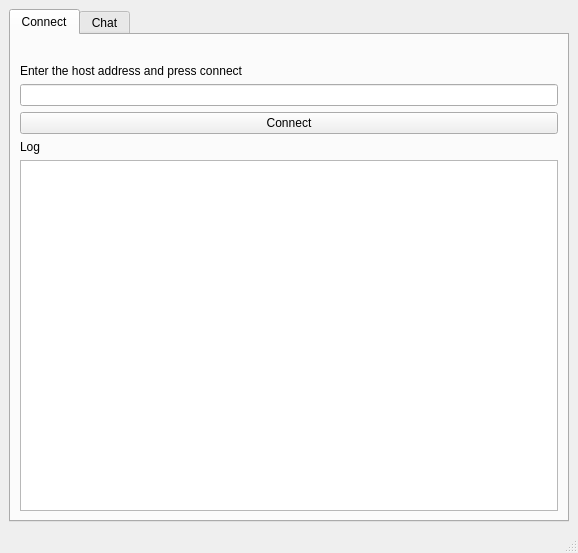
<?xml version="1.0" encoding="UTF-8"?>
<ui version="4.0">
 <class>MainWindow</class>
 <widget class="QMainWindow" name="MainWindow">
  <property name="geometry">
   <rect>
    <x>0</x>
    <y>0</y>
    <width>578</width>
    <height>553</height>
   </rect>
  </property>
  <property name="windowTitle">
   <string>Chat v0.1</string>
  </property>
  <widget class="QWidget" name="centralwidget">
   <layout class="QVBoxLayout" name="verticalLayout_3">
    <item>
     <widget class="QTabWidget" name="tabWidget">
      <property name="currentIndex">
       <number>0</number>
      </property>
      <widget class="QWidget" name="tab_connect">
       <attribute name="title">
        <string>Connect</string>
       </attribute>
       <layout class="QGridLayout" name="gridLayout">
        <item row="2" column="0">
         <widget class="QListWidget" name="logWidget"/>
        </item>
        <item row="0" column="0">
         <layout class="QGridLayout" name="gridLayout_2">
          <property name="topMargin">
           <number>20</number>
          </property>
          <item row="2" column="0">
           <widget class="QPushButton" name="connectButton">
            <property name="text">
             <string>Connect</string>
            </property>
           </widget>
          </item>
          <item row="1" column="0">
           <widget class="QLineEdit" name="hostAddressEdit"/>
          </item>
          <item row="0" column="0">
           <widget class="QLabel" name="label">
            <property name="text">
             <string>Enter the host address and press connect</string>
            </property>
           </widget>
          </item>
         </layout>
        </item>
        <item row="1" column="0">
         <widget class="QLabel" name="label_2">
          <property name="text">
           <string>Log</string>
          </property>
         </widget>
        </item>
       </layout>
      </widget>
      <widget class="QWidget" name="tab_chat">
       <attribute name="title">
        <string>Chat</string>
       </attribute>
       <layout class="QGridLayout" name="gridLayout_3">
        <item row="3" column="0">
         <widget class="QTextEdit" name="textEdit">
          <property name="sizePolicy">
           <sizepolicy hsizetype="Expanding" vsizetype="Minimum">
            <horstretch>0</horstretch>
            <verstretch>20</verstretch>
           </sizepolicy>
          </property>
          <property name="minimumSize">
           <size>
            <width>0</width>
            <height>50</height>
           </size>
          </property>
          <property name="maximumSize">
           <size>
            <width>16777215</width>
            <height>500</height>
           </size>
          </property>
          <property name="baseSize">
           <size>
            <width>0</width>
            <height>0</height>
           </size>
          </property>
         </widget>
        </item>
        <item row="2" column="0">
         <widget class="QLabel" name="label_3">
          <property name="text">
           <string>Enter message:</string>
          </property>
         </widget>
        </item>
        <item row="0" column="0">
         <widget class="QLabel" name="label_4">
          <property name="text">
           <string>Chat:</string>
          </property>
         </widget>
        </item>
        <item row="3" column="1">
         <widget class="QPushButton" name="send">
          <property name="text">
           <string>Send</string>
          </property>
         </widget>
        </item>
        <item row="1" column="0" colspan="2">
         <widget class="QListWidget" name="chatWidget"/>
        </item>
       </layout>
      </widget>
     </widget>
    </item>
   </layout>
  </widget>
  <widget class="QMenuBar" name="menubar">
   <property name="geometry">
    <rect>
     <x>0</x>
     <y>0</y>
     <width>578</width>
     <height>30</height>
    </rect>
   </property>
  </widget>
  <widget class="QStatusBar" name="statusbar"/>
 </widget>
 <resources/>
 <connections/>
</ui>
